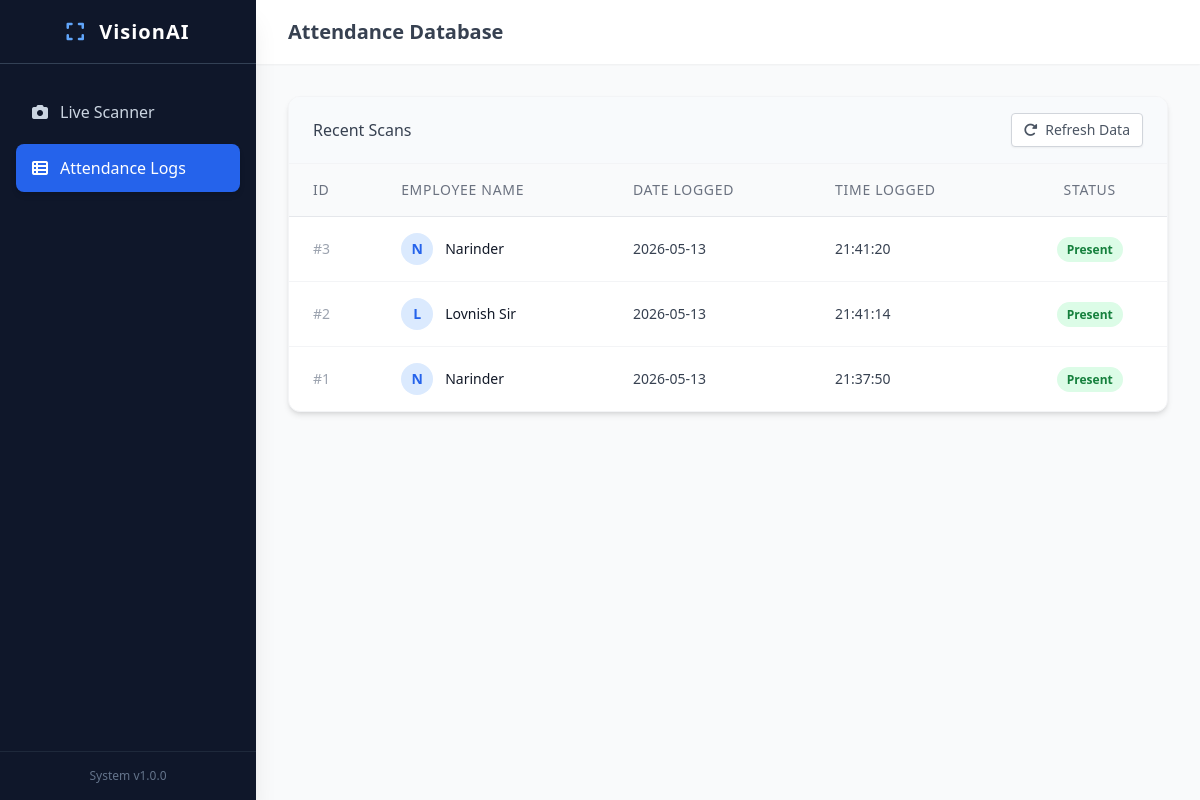
/logs, run on an earlier commit of the app's database.
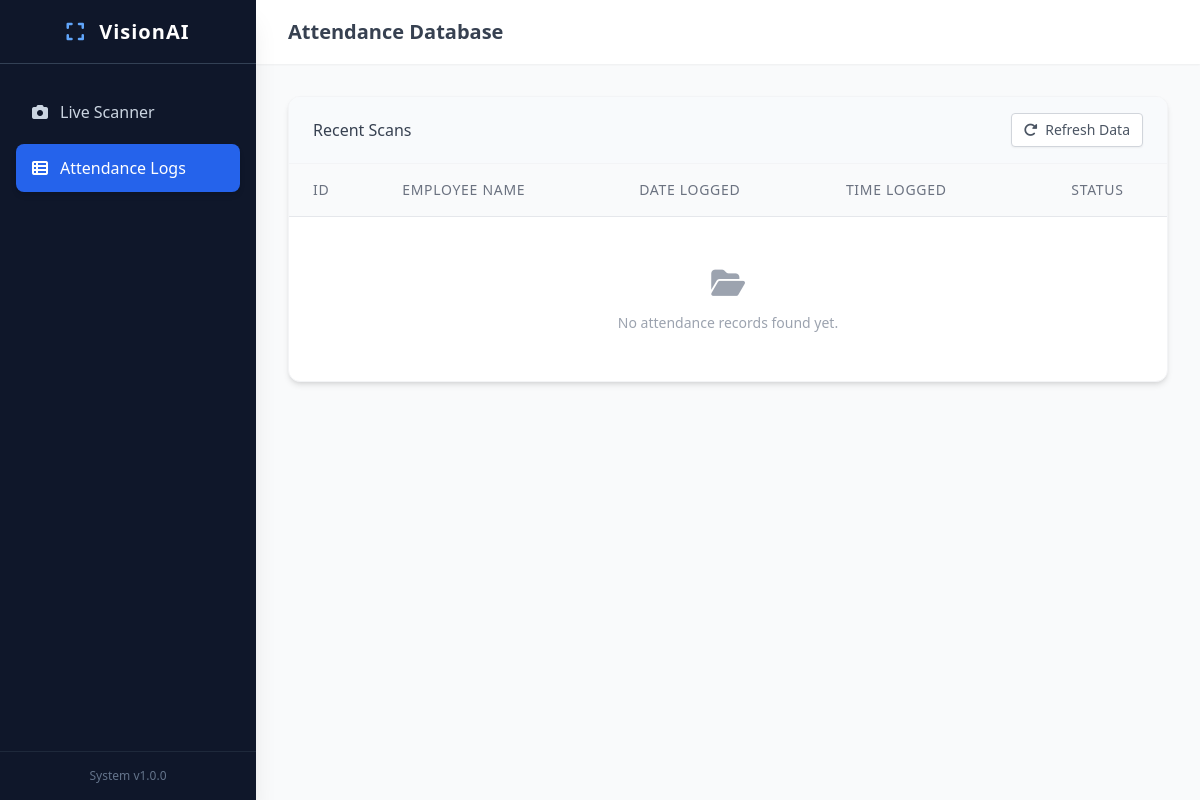
And on a later commit of the database.
### tables this page shows
CREATE TABLE attendance_logs (
            id INTEGER PRIMARY KEY AUTOINCREMENT,
            name TEXT NOT NULL,
            date TEXT NOT NULL,
            time TEXT NOT NULL
        );

### app.py (the view)
@app.route('/logs')
def view_logs():
    conn = sqlite3.connect(DB_FILE)
    cursor = conn.cursor()
    cursor.execute("SELECT id, name, date, time, emotion, gender FROM attendance_logs ORDER BY id DESC")
    records = cursor.fetchall()
    conn.close()
    return render_template('logs.html', records=records)

### templates/logs.html (shortened to what this page needs)
<!DOCTYPE html>
<html lang="en">
<head>
    <script src="https://cdn.tailwindcss.com"></script>
    <link rel="stylesheet" href="https://cdnjs.cloudflare.com/ajax/libs/font-awesome/6.4.0/css/all.min.css">
</head>
<body class="bg-gray-50 flex h-screen overflow-hidden text-gray-800 relative">
    <aside id="sidebar" class="w-64 bg-slate-900 text-white flex flex-col shadow-xl absolute md:relative z-50 h-full transform -translate-x-full md:translate-x-0 transition-transform duration-300 ease-in-out">
        <div class="h-16 flex items-center justify-between md:justify-center px-4 md:px-0 border-b border-slate-700">
            <h1 class="text-xl font-bold tracking-wider"><i class="fa-solid fa-expand text-blue-400 mr-2"></i> VisionAI</h1>
        </div>
        <nav class="flex-1 px-4 py-6 space-y-2 overflow-y-auto">
            <a href="/" class="flex items-center px-4 py-3 text-slate-300 hover:bg-slate-800 hover:text-white rounded-lg transition-colors">
                <i class="fa-solid fa-camera mr-3"></i> Live Scanner
            </a>
            <a href="/logs" class="flex items-center px-4 py-3 bg-blue-600 text-white rounded-lg shadow-md transition-colors">
                <i class="fa-solid fa-table-list mr-3"></i> Attendance Logs
            </a>
        </nav>
        <div class="p-4 text-xs text-slate-500 text-center border-t border-slate-800">
            System v1.0.0
        </div>
    </aside>
    <main class="flex-1 flex flex-col h-screen overflow-y-auto w-full">
        <header class="h-16 bg-white shadow-sm flex items-center px-4 md:px-8 z-10 shrink-0">
            <h2 class="text-lg md:text-xl font-semibold text-gray-700 truncate">Attendance Database</h2>
        </header>
        <div class="p-4 md:p-8 flex-1">
            <div class="bg-white rounded-xl shadow-md border border-gray-100 overflow-hidden flex flex-col h-full md:h-auto">
                <div class="px-4 md:px-6 py-4 border-b border-gray-100 flex justify-between items-center bg-slate-50">
                    <h3 class="font-medium text-gray-700">Recent Scans</h3>
                    <button onclick="window.location.reload()" class="text-xs md:text-sm bg-white border border-gray-300 text-gray-600 px-3 py-1.5 rounded hover:bg-gray-50 transition shadow-sm">
                        <i class="fa-solid fa-rotate-right mr-1"></i> <span class="hidden sm:inline">Refresh Data</span><span class="sm:hidden">Refresh</span>
                    </button>
                </div>
                <div class="overflow-x-auto flex-1">
                    <table class="w-full text-left border-collapse min-w-[600px]">
                        <thead>
                            <tr class="bg-gray-50 text-gray-500 text-xs md:text-sm uppercase tracking-wider">
                                <th class="px-4 md:px-6 py-3 md:py-4 font-medium border-b border-gray-200">ID</th>
                                <th class="px-4 md:px-6 py-3 md:py-4 font-medium border-b border-gray-200">Employee Name</th>
                                <th class="px-4 md:px-6 py-3 md:py-4 font-medium border-b border-gray-200">Date Logged</th>
                                <th class="px-4 md:px-6 py-3 md:py-4 font-medium border-b border-gray-200">Time Logged</th>
                                <th class="px-4 md:px-6 py-3 md:py-4 font-medium border-b border-gray-200 text-center">Status</th>
                            </tr>
                        </thead>
                        <tbody class="text-sm text-gray-700 divide-y divide-gray-100">
                            {% for row in records %}
                            <tr class="hover:bg-slate-50 transition-colors">
                                <td class="px-4 md:px-6 py-3 md:py-4 text-gray-400">#{{ row[0] }}</td>
                                <td class="px-4 md:px-6 py-3 md:py-4 font-medium text-gray-900">
                                    <div class="flex items-center">
                                        <div class="w-8 h-8 rounded-full bg-blue-100 text-blue-600 flex items-center justify-center font-bold mr-3 shrink-0">
                                            {{ row[1][0] }}
                                        </div>
                                        <span class="truncate">{{ row[1] }}</span>
                                    </div>
                                </td>
                                <td class="px-4 md:px-6 py-3 md:py-4 whitespace-nowrap">{{ row[2] }}</td>
                                <td class="px-4 md:px-6 py-3 md:py-4 whitespace-nowrap">{{ row[3] }}</td>
                                <td class="px-4 md:px-6 py-3 md:py-4 text-center">
                                    <span class="bg-green-100 text-green-700 px-2.5 py-1 rounded-full text-xs font-semibold whitespace-nowrap">Present</span>
                                </td>
                            </tr>
                            {% else %}
                            <tr>
                                <td colspan="5" class="px-6 py-12 text-center text-gray-400">
                                    <i class="fa-solid fa-folder-open text-3xl mb-3 block"></i>
                                    No attendance records found yet.
                                </td>
                            </tr>
                            {% endfor %}
                        </tbody>
                    </table>
                </div>
            </div>
        </div>
    </main>
</body>
</html>

What changed in the data, as far as the page shows it:
removed attendance_logs: id "3", name "N", name "Narinder", date "2026-05-13", time "21:41:20"
removed attendance_logs: id "2", name "L", name "Lovnish Sir", date "2026-05-13", time "21:41:14"
removed attendance_logs: id "1", name "N", name "Narinder", date "2026-05-13", time "21:37:50"
Also different on the page:
text now shown: "No attendance records found yet."
